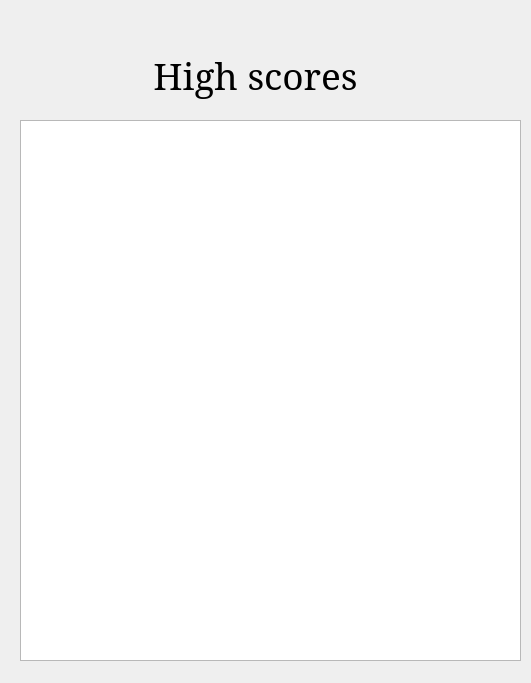
<?xml version="1.0" encoding="UTF-8"?>
<ui version="4.0">
 <class>highscores</class>
 <widget class="QWidget" name="highscores">
  <property name="geometry">
   <rect>
    <x>0</x>
    <y>0</y>
    <width>531</width>
    <height>683</height>
   </rect>
  </property>
  <property name="windowTitle">
   <string>Form</string>
  </property>
  <widget class="QLabel" name="label">
   <property name="geometry">
    <rect>
     <x>90</x>
     <y>20</y>
     <width>331</width>
     <height>111</height>
    </rect>
   </property>
   <property name="font">
    <font>
     <family>Serif</family>
     <pointsize>28</pointsize>
    </font>
   </property>
   <property name="text">
    <string>High scores</string>
   </property>
   <property name="alignment">
    <set>Qt::AlignCenter</set>
   </property>
  </widget>
  <widget class="QListWidget" name="listWidget">
   <property name="geometry">
    <rect>
     <x>20</x>
     <y>120</y>
     <width>501</width>
     <height>541</height>
    </rect>
   </property>
   <property name="currentRow">
    <number>-1</number>
   </property>
   <property name="sortingEnabled">
    <bool>false</bool>
   </property>
  </widget>
 </widget>
 <resources/>
 <connections/>
</ui>
